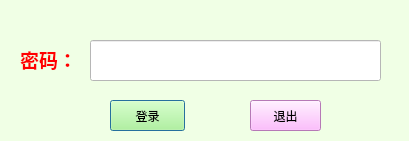
<?xml version="1.0" encoding="UTF-8"?>
<ui version="4.0">
 <class>singin</class>
 <widget class="QDialog" name="singin">
  <property name="geometry">
   <rect>
    <x>0</x>
    <y>0</y>
    <width>409</width>
    <height>141</height>
   </rect>
  </property>
  <property name="windowTitle">
   <string>登录</string>
  </property>
  <property name="windowIcon">
   <iconset resource="ico.qrc">
    <normaloff>:/img/ico</normaloff>:/img/ico</iconset>
  </property>
  <property name="styleSheet">
   <string notr="true">background-color: rgb(240, 255, 229);</string>
  </property>
  <widget class="QLineEdit" name="lineEdit">
   <property name="geometry">
    <rect>
     <x>90</x>
     <y>40</y>
     <width>291</width>
     <height>41</height>
    </rect>
   </property>
   <property name="styleSheet">
    <string notr="true">background-color: rgb(255, 255, 255);</string>
   </property>
   <property name="echoMode">
    <enum>QLineEdit::Password</enum>
   </property>
  </widget>
  <widget class="QPushButton" name="Singin">
   <property name="geometry">
    <rect>
     <x>110</x>
     <y>100</y>
     <width>75</width>
     <height>31</height>
    </rect>
   </property>
   <property name="styleSheet">
    <string notr="true">background-color: rgb(170, 255, 127);
</string>
   </property>
   <property name="text">
    <string>登录</string>
   </property>
  </widget>
  <widget class="QPushButton" name="Exit">
   <property name="geometry">
    <rect>
     <x>250</x>
     <y>100</y>
     <width>71</width>
     <height>31</height>
    </rect>
   </property>
   <property name="styleSheet">
    <string notr="true">background-color: rgb(255, 170, 255);</string>
   </property>
   <property name="text">
    <string>退出</string>
   </property>
  </widget>
  <widget class="QLabel" name="label">
   <property name="geometry">
    <rect>
     <x>20</x>
     <y>40</y>
     <width>54</width>
     <height>40</height>
    </rect>
   </property>
   <property name="text">
    <string>&lt;html&gt;&lt;head/&gt;&lt;body&gt;&lt;p&gt;&lt;span style=&quot; font-size:14pt; font-weight:600; color:#ff0000;&quot;&gt;密码：&lt;/span&gt;&lt;/p&gt;&lt;/body&gt;&lt;/html&gt;</string>
   </property>
  </widget>
  <widget class="QLabel" name="label_2">
   <property name="geometry">
    <rect>
     <x>10</x>
     <y>10</y>
     <width>391</width>
     <height>21</height>
    </rect>
   </property>
   <property name="text">
    <string/>
   </property>
  </widget>
 </widget>
 <resources>
  <include location="ico.qrc"/>
 </resources>
 <connections/>
</ui>
